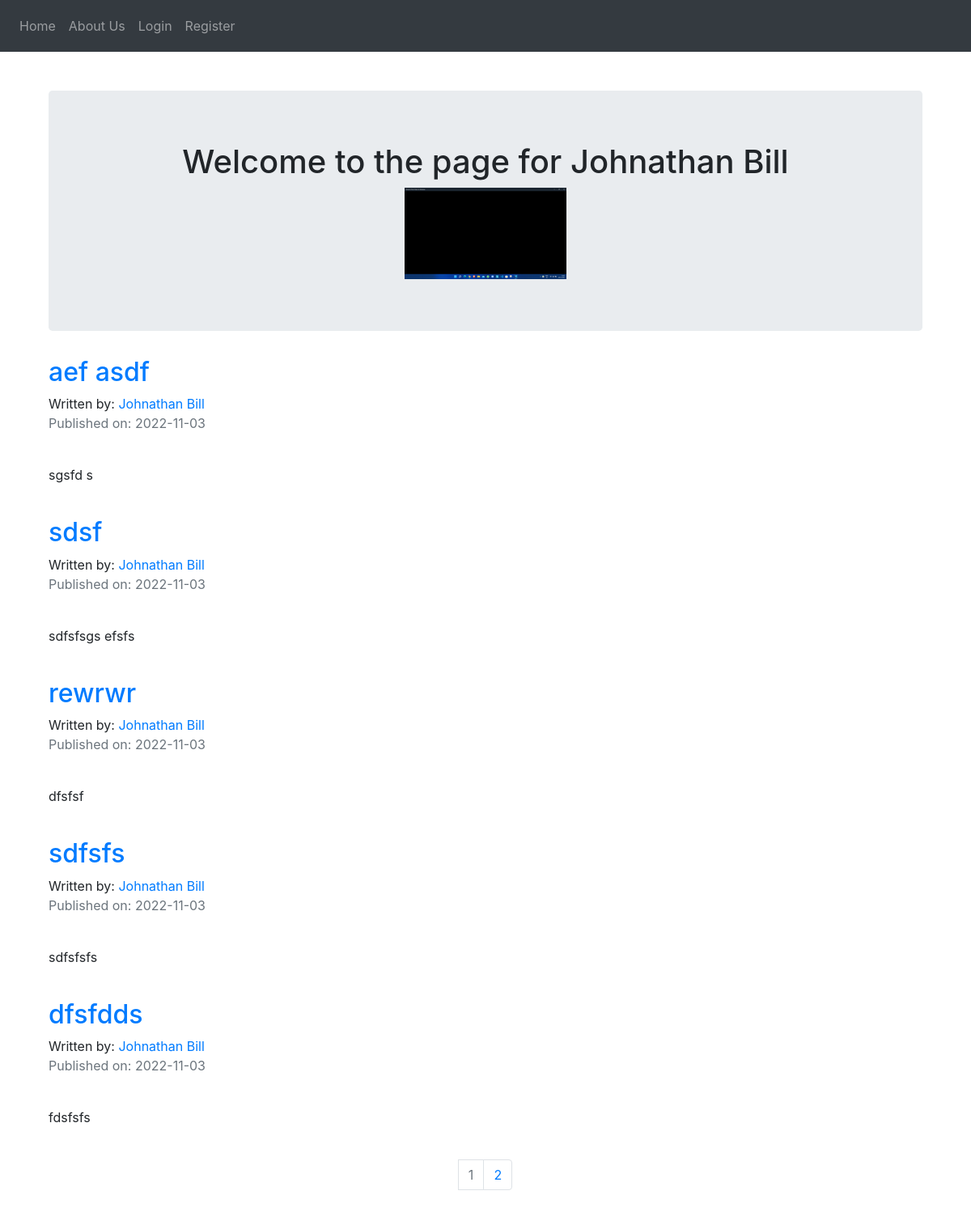
Screenshot of /Johnathan Bill with the database file from the repository.
### puppycompanyblog/models.py (models this page shows, shortened)
class User(db.Model, UserMixin):
    __tablename__ = 'users'
    id = db.Column(db.Integer, primary_key = True)
    profile_image = db.Column(db.String(20), nullable=False, default='default_profile.png')
    email = db.Column(db.String(64), unique=True, index=True)
    username = db.Column(db.String(64), unique=True, index=True)
    password_hash = db.Column(db.String(128))
    posts = db.relationship('BlogPost', backref='author', lazy=True)

class BlogPost(db.Model):
    users = db.relationship(User)
    id = db.Column(db.Integer, primary_key=True)
    user_id = db.Column(db.Integer, db.ForeignKey('users.id'), nullable=False)
    date = db.Column(db.DateTime, nullable=False, default=datetime.utcnow)
    title = db.Column(db.String(140), nullable=False)
    text = db.Column(db.Text, nullable=False)

### puppycompanyblog/users/views.py (the view)
@users.route("/<username>")
def user_posts(username):
    page = request.args.get('page', 1, type=int)
    user = User.query.filter_by(username=username).first_or_404()
    blog_posts = BlogPost.query.filter_by(author=user).order_by(BlogPost.date.desc()).paginate(page=page, per_page=5)
    return render_template('user_blog_posts.html', blog_posts=blog_posts, user=user)

### puppycompanyblog/templates/user_blog_posts.html (shortened to what this page needs)
{% extends "base.html" %}
{% block content %}
<div class="container">
  <br><br>
  <div class="jumbotron">
    <div align='center'>
      <h1>Welcome to the page for {{user.username}}</h1>
      <img align='center' src="{{ url_for('static', filename='profile_pics/' + user.profile_image) }}">
    </div>
  </div>
  {% for post in blog_posts.items %}
  <h2><a href="{{ url_for('blog_posts.blog_post', blog_post_id=post.id) }}">{{ post.title }}</a></h2>
  Written by: <a href="{{ url_for('users.user_posts', username=post.author.username) }}">{{ post.author.username }}</a>
  <p class="text-muted">Published on: {{ post.date.strftime('%Y-%m-%d') }}</p>
  <br>
  <p>{{post.text}}</p>
  <br>
  {% endfor %}
</div>
<nav aria-label="Page navigation example">
  <ul class="pagination justify-content-center">
    <br><br><br>
    {% for page_num in blog_posts.iter_pages(left_edge=1, right_edge=1, left_current=1, right_current=2) %}
    {% if blog_posts.page == page_num %}
    <li class="page-item disabled">
      <a class="page-link" href="{{ url_for('users.user_posts', username=user.username, page=page_num) }}">{{ page_num
        }}</a>
    </li>
    {% else %}
    <li class="page-item"><a class="page-link"
        href="{{ url_for('users.user_posts', username=user.username, page=page_num) }}">{{ page_num }}</a></li>
    {% endif %}
    {% endfor %}
</nav>
{% endblock content %}

### puppycompanyblog/templates/base.html (shortened to what this page needs)
<!DOCTYPE html>
<html>
<head>
  <link rel="stylesheet" href="https://maxcdn.bootstrapcdn.com/bootstrap/4.0.0/css/bootstrap.min.css"
>
</head>
<body>
  <nav class="navbar navbar-expand-lg navbar-dark bg-dark">
    <div class="collapse navbar-collapse" id="navbar">
      <br><br>
      <div class="navbar-nav">
        <a class="nav-item nav-link" id="home" href="{{ url_for('core.index') }}">Home</a>
        <a class="nav-item nav-link" id="about us" href="{{ url_for('core.info') }}">About Us</a>
        {% if current_user.is_authenticated %}
        <a class="nav-item nav-link" id="logout" href="{{ url_for('users.logout') }}">Log out</a>
        <a class="nav-item nav-link" id="account" href="{{ url_for('users.account') }}">Account</a>
        <a class="nav-item nav-link" id="create-post" href="{{ url_for('blog_posts.create_post') }}">Create Post</a>
        {% else %}
        <a class="nav-item nav-link" id="login" href="{{ url_for('users.login') }}">Login</a>
        <a class="nav-item nav-link" id="signUp" href="{{ url_for('users.register') }}">Register</a>
        {% endif %}
      </div>
    </div>
  </nav>
  <div class="container">
    {% block content %}
    {% endblock %}
  </div>
</body>
</html>

### rows the page displays
User: username "Johnathan Bill", profile_image (picture)
BlogPost: title "aef asdf", author.username "Johnathan Bill", date "2022-11-03", text "sgsfd s"
BlogPost: title "sdsf", author.username "Johnathan Bill", date "2022-11-03", text "sdfsfsgs efsfs"
BlogPost: title "rewrwr", author.username "Johnathan Bill", date "2022-11-03", text "dfsfsf"
BlogPost: title "sdfsfs", author.username "Johnathan Bill", date "2022-11-03", text "sdfsfsfs"
BlogPost: title "dfsfdds", author.username "Johnathan Bill", date "2022-11-03", text "fdsfsfs"

### other values shown
{{ page_num }} "1"
{{ page_num }} "2"
